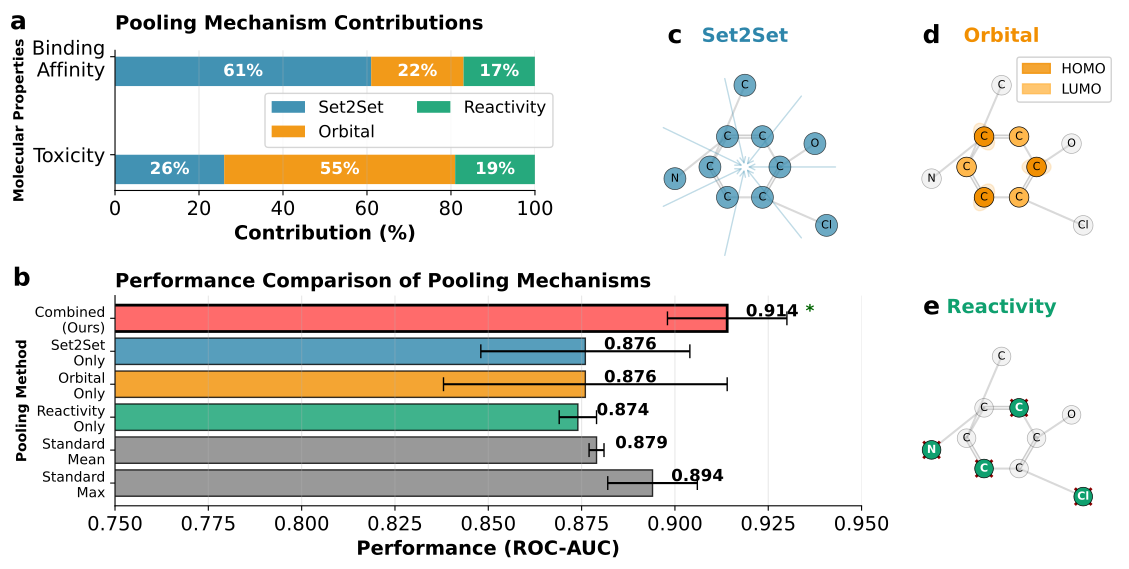

Python code for this plot:
import matplotlib.pyplot as plt
import numpy as np
from matplotlib.patches import Rectangle, FancyBboxPatch
import matplotlib.patches as mpatches

# Set style
plt.style.use('default')
plt.rcParams['font.family'] = 'sans-serif'
plt.rcParams['font.sans-serif'] = ['Arial', 'DejaVu Sans']

# Create figure with subplots - now in horizontal layout
fig = plt.figure(figsize=(14, 7))

# Define colors for each pooling mechanism
colors = {
    'set2set': '#2E86AB',      # Deep blue
    'attention': '#A23B72',     # Purple
    'orbital': '#F18F01',       # Orange
    'reactivity': '#0fa06f'     # Red
}

# ========== Part 1: Contribution Analysis (Left panel) - Now with horizontal bars ==========
ax1 = plt.subplot(2, 5, (1, 2))

# Data for stacked bar chart showing contribution percentages
properties = ['Toxicity', 'Binding\nAffinity']
set2set_contrib = [26, 61]
orbital_contrib = [55, 22]
reactivity_contrib = [19, 17]

y = np.arange(len(properties))
height = 0.3  # 增大柱子的高度以减小间隙 (原为 0.15)
y_offset = -height/2  # 添加垂直偏移使柱子居中

# 创建横向堆叠柱状图（使用 y_offset 调整位置）
p1 = ax1.barh(y + y_offset, set2set_contrib, height, label='Set2Set', color=colors['set2set'], alpha=0.9)
p2 = ax1.barh(y + y_offset, orbital_contrib, height, left=set2set_contrib,
              label='Orbital', color=colors['orbital'], alpha=0.9)
p3 = ax1.barh(y + y_offset, reactivity_contrib, height,
              left=np.array(set2set_contrib)+np.array(orbital_contrib),
              label='Reactivity', color=colors['reactivity'], alpha=0.9)

ax1.set_xlabel('Contribution (%)', fontsize=14, fontweight='bold')
ax1.set_ylabel('Molecular Properties', fontsize=10, fontweight='bold')
ax1.set_title('Pooling Mechanism Contributions', fontsize=14, fontweight='bold', pad=15, loc='left')
ax1.text(-0.23, 1.2, 'a', transform=ax1.transAxes, fontsize=18, fontweight='bold', ha='center', va='center')
ax1.set_yticks(y)
ax1.set_yticklabels(properties, fontsize=14)
ax1.tick_params(axis='x', labelsize=14)
ax1.legend(loc='center', fontsize=12, ncol=2, bbox_to_anchor=(0.7, 0.5))
ax1.grid(True, alpha=0.3, axis='x')
ax1.set_xlim(0, 100)
ax1.spines['top'].set_visible(False)
ax1.spines['right'].set_visible(False)

# 修正标签位置（使用 y_offset）
for i in range(len(properties)):
    cumulative = 0
    for contrib, color_key in zip([set2set_contrib, orbital_contrib, reactivity_contrib],
                                   ['set2set', 'orbital', 'reactivity']):
        if contrib[i] > 5:  # Only show if contribution is significant
            ax1.text(cumulative + contrib[i]/2, y[i] + y_offset, f'{contrib[i]}%', 
                    ha='center', va='center', color='white', fontweight='bold', fontsize=12)
        cumulative += contrib[i]

# ========== Part 2: Individual Pooling Visualizations ==========

# Helper function to create molecular-like visualization
def draw_molecule_schema(ax, highlight_type='global'):
    np.random.seed(42)
    # Node positions (simulate benzene ring + side groups)
    angles = np.linspace(0, 2*np.pi, 7)[:-1]
    ring_x = np.cos(angles) * 0.3
    ring_y = np.sin(angles) * 0.3
    
    # Add some external atoms
    ext_x = np.array([0.6, -0.6, 0, 0.7])
    ext_y = np.array([0.2, -0.1, 0.7, -0.5])
    
    all_x = np.concatenate([ring_x, ext_x])
    all_y = np.concatenate([ring_y, ext_y])
    
    # Draw edges with different styles based on type
    edge_styles = []
    for i in range(6):
        if i in [1, 3, 5]:  # Double bonds
            ax.plot([ring_x[i], ring_x[(i+1)%6]], [ring_y[i], ring_y[(i+1)%6]], 
                    'gray', alpha=0.4, linewidth=3)
            ax.plot([ring_x[i], ring_x[(i+1)%6]], [ring_y[i], ring_y[(i+1)%6]], 
                    'white', alpha=0.8, linewidth=1)
        else:
            ax.plot([ring_x[i], ring_x[(i+1)%6]], [ring_y[i], ring_y[(i+1)%6]], 
                    'gray', alpha=0.3, linewidth=1.5)
    
    # Connect external atoms
    ax.plot([ring_x[0], ext_x[0]], [ring_y[0], ext_y[0]], 'gray', alpha=0.3, linewidth=1.5)
    ax.plot([ring_x[2], ext_x[1]], [ring_y[2], ext_y[1]], 'gray', alpha=0.3, linewidth=1.5)
    ax.plot([ring_x[3], ext_x[2]], [ring_y[3], ext_y[2]], 'gray', alpha=0.3, linewidth=1.5)
    ax.plot([ring_x[5], ext_x[3]], [ring_y[5], ext_y[3]], 'gray', alpha=0.3, linewidth=1.5)
    
    # Highlight nodes based on pooling type
    if highlight_type == 'global':
        # Set2Set - all nodes contribute equally
        sizes = np.ones(len(all_x)) * 250
        colors_node = [colors['set2set']] * len(all_x)
        alphas = np.ones(len(all_x)) * 0.7
        
        # Add flow arrows to show global aggregation
        for angle in np.linspace(0, 2*np.pi, 8)[:-1]:
            ax.annotate('', xy=(0, 0), xytext=(0.8*np.cos(angle), 0.8*np.sin(angle)),
                       arrowprops=dict(arrowstyle='->', color=colors['set2set'], 
                                     alpha=0.3, lw=1))
                                     
    elif highlight_type == 'attention':
        # Attention - some nodes more important
        np.random.seed(42)
        importance = np.random.uniform(0.2, 1.0, len(all_x))
        sizes = 100 + importance * 300
        colors_node = [colors['attention']] * len(all_x)
        alphas = 0.3 + importance * 0.7
        
        # Add attention weights visualization
        for i in range(3):  # Show top 3 important nodes
            idx = np.argsort(importance)[-i-1]
            circle = plt.Circle((all_x[idx], all_y[idx]), 0.15, 
                               color=colors['attention'], alpha=0.2)
            ax.add_patch(circle)
            
    elif highlight_type == 'orbital':
        # Orbital - highlight HOMO/LUMO regions
        sizes = np.ones(len(all_x)) * 200
        colors_node = []
        for i in range(len(all_x)):
            if i in [0, 2, 4]:  # HOMO nodes
                colors_node.append(colors['orbital'])
            elif i in [1, 3, 5]:  # LUMO nodes
                colors_node.append('#FFB84D')  # Lighter orange for LUMO
            else:
                colors_node.append('lightgray')
        alphas = np.ones(len(all_x))
        alphas[6:] = 0.3  # External atoms less visible
        
        # Add orbital lobes visualization
        for i in [0, 2, 4]:
            ellipse = plt.matplotlib.patches.Ellipse((ring_x[i], ring_y[i]), 
                                                    0.25, 0.15, angle=i*60,
                                                    color=colors['orbital'], alpha=0.15)
            ax.add_patch(ellipse)
            
    else:  # reactivity
        # Reactivity - highlight reactive sites
        sizes = np.ones(len(all_x)) * 180
        colors_node = []
        alphas = []
        reactive_sites = [1, 4, 7, 9]  # Simulate reactive sites
        for i in range(len(all_x)):
            if i in reactive_sites:
                colors_node.append(colors['reactivity'])
                alphas.append(1.0)
                # Add reaction site markers
                ax.plot(all_x[i], all_y[i], 'x', markersize=12, 
                       color='darkred', markeredgewidth=2)
            else:
                colors_node.append('lightgray')
                alphas.append(0.3)
    
    # Draw nodes
    for i in range(len(all_x)):
        ax.scatter(all_x[i], all_y[i], s=sizes[i], c=[colors_node[i]], 
                  alpha=alphas[i], edgecolors='black', linewidth=0.5, zorder=5)
    
    # Add atom labels for clarity
    atom_labels = ['C', 'C', 'C', 'C', 'C', 'C', 'O', 'N', 'C', 'Cl']
    for i in range(len(all_x)):
        if highlight_type == 'reactivity' and i in [1, 4, 7, 9]:
            color = 'white'
            weight = 'bold'
        else:
            color = 'black'
            weight = 'normal'
        ax.text(all_x[i], all_y[i], atom_labels[i], ha='center', va='center', 
               fontsize=8, color=color, weight=weight, zorder=10)
    
    ax.set_xlim(-1, 1)
    ax.set_ylim(-1, 1)
    ax.set_aspect('equal')
    ax.axis('off')

# Set2Set Pooling
ax2 = plt.subplot(2, 5, 3)
ax2.set_position([ax2.get_position().x0 - 0.05, ax2.get_position().y0, ax2.get_position().width, ax2.get_position().height])
draw_molecule_schema(ax2, 'global')
ax2.set_title('Set2Set', fontsize=14, fontweight='bold', color=colors['set2set'])
ax2.text(0.2, 1.06, 'c', transform=ax2.transAxes, fontsize=18, fontweight='bold', ha='center', va='center')

# Orbital Pooling
ax3 = plt.subplot(2, 5, 4)
draw_molecule_schema(ax3, 'orbital')
ax3.set_title('Orbital', fontsize=14, fontweight='bold', color=colors['orbital'])
ax3.text(0.2, 1.06, 'd', transform=ax3.transAxes, fontsize=18, fontweight='bold', ha='center', va='center')
homo_patch = mpatches.Patch(color=colors['orbital'], label='HOMO', alpha=0.8)
lumo_patch = mpatches.Patch(color='#FFB84D', label='LUMO', alpha=0.8)
ax3.legend(handles=[homo_patch, lumo_patch], loc='upper right', fontsize=10, framealpha=0.9)

# Reactivity Pooling
ax4 = plt.subplot(2, 5, 9)
draw_molecule_schema(ax4, 'reactivity')
ax4.set_title('Reactivity', fontsize=14, fontweight='bold', color=colors['reactivity'])
ax4.text(0.2, 1.06, 'e', transform=ax4.transAxes, fontsize=18, fontweight='bold', ha='center', va='center')
ax4.set_position([ax4.get_position().x0, ax4.get_position().y0 + 0.1, ax4.get_position().width, ax4.get_position().height])

# ========== Performance comparison plot - below the first figure ==========
ax5 = plt.subplot(2, 5, (6, 8))

# Performance data
pooling_methods = ['Combined\n(Ours)', 'Set2Set\nOnly', 
                   'Orbital\nOnly', 'Reactivity\nOnly', 'Standard\nMean', 'Standard\nMax']
performance = [0.914, 0.876, 0.876, 0.874, 0.879, 0.894]
std_dev = [0.016, 0.028, 0.038, 0.005, 0.002, 0.012]

y_pos = np.arange(len(pooling_methods))
bars = ax5.barh(y_pos, performance, xerr=std_dev, capsize=5, 
                color=['#FF6B6B', colors['set2set'], 
                       colors['orbital'], colors['reactivity'], 'gray', 'gray'],
                alpha=0.8, edgecolor='black', linewidth=1)

# Highlight the best performance
bars[0].set_alpha(1.0)
bars[0].set_linewidth(2)

ax5.set_ylabel('Pooling Method', fontsize=10, fontweight='bold')
ax5.set_xlabel('Performance (ROC-AUC)', fontsize=14, fontweight='bold')
ax5.set_title('Performance Comparison of Pooling Mechanisms', fontsize=14, fontweight='bold', loc='left')
ax5.text(-0.125, 1.08, 'b', transform=ax5.transAxes, fontsize=18, fontweight='bold', ha='center', va='center')
ax5.set_yticks(y_pos)
ax5.set_yticklabels(pooling_methods, fontsize=10)
ax5.tick_params(axis='x', labelsize=14)
ax5.set_xlim(0.75, 0.95)
ax5.grid(True, alpha=0.3, axis='x')
ax5.spines['top'].set_visible(False)
ax5.spines['right'].set_visible(False)

# Add value labels on bars
for i, (bar, val) in enumerate(zip(bars, performance)):
    ax5.text(val + 0.005, bar.get_y() + bar.get_height()/2 - 0.2, f'{val:.3f}', 
            ha='left', va='center', fontweight='bold', fontsize=12)

# Add significance marker for the best performance
ax5.text(0.935, -0.2, '*', ha='left', va='center', fontsize=12, fontweight='bold', color='darkgreen')

# Invert y-axis to have best performance on top
ax5.invert_yaxis()

# Add main title
# fig.suptitle('Multi-Scale Pooling Mechanism Contributions and Performance', fontsize=16, fontweight='bold', x=0.37, y=0.98, ha='center')

plt.subplots_adjust(left=0.05, right=0.95, top=0.96, bottom=0.02, hspace=-0.3, wspace=0.1)
# Make second chart shorter
ax5.set_position([ax5.get_position().x0, 0.2, ax5.get_position().width, 0.3])
# Manually adjust subplot positions to make first chart flatter
ax1.set_position([0.05, 0.65, 0.3, 0.2])

# Save figure
plt.savefig('multiscale_pooling_contribution_horizontal.pdf', dpi=300, bbox_inches='tight')
plt.savefig('multiscale_pooling_contribution_horizontal.png', dpi=300, bbox_inches='tight')
plt.show()
